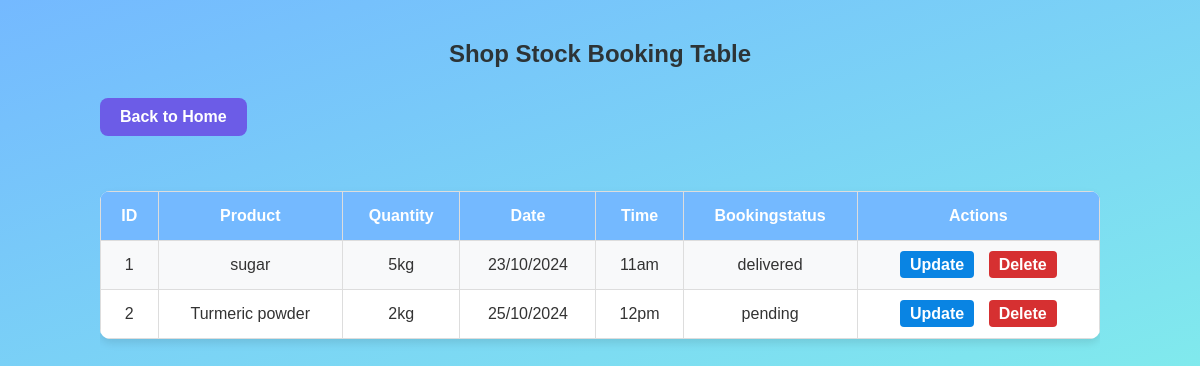
The app's page /app/shopstockbookingtable/ with its own data.
### app/models.py (models this page shows)
class Shopstockbooking(models.Model):
    product=models.CharField(max_length=255,null=True,blank=True)
    quantity=models.CharField(max_length=20,null=True,blank=True)
    date=models.CharField(max_length=255,null=True,blank=True)
    time=models.CharField(max_length=255,null=True,blank=True)
    bookingstatus=models.CharField(max_length=255,null=True,blank=True)

### app/views.py (the view)
# urls.py: path('shopstockbookingtable/',Shopstockbookingtable.as_view(),name="shopstockbookingtable"),
class Shopstockbookingtable(View):
    def get(self,request):
        xyz=Shopstockbooking.objects.all()
        return render(request,"shopstockbookingtable.html",{'x':xyz})

### templates/shopstockbookingtable.html (shortened to what this page needs)
<!DOCTYPE html>
<html lang="en">
<head>
</head>
<body>
    <h2>Shop Stock Booking Table</h2>
    <div class="btn-container">
        <a href="/app/shopdashboard/" class="dashboard-btn">Back to Home</a>
    </div>
    <div class="table-container">
        <table>
            <tr>
                <th>ID</th>
                <th>Product</th>
                <th>Quantity</th>
                <th>Date</th>
                <th>Time</th>
                <th>Bookingstatus</th>
                <th>Actions</th>
            </tr>
            {% for i in x %}
            <tr>
                <td>{{ forloop.counter }}</td>
                <td>{{ i.product }}</td>
                <td>{{ i.quantity }}</td>
                <td>{{ i.date }}</td>
                <td>{{ i.time }}</td>
                <td>{{ i.bookingstatus}}</td>
                <td class="actions">
                    <a href="/app/shopstockbookingedit/{{ i.id }}" class="edit-btn">Update</a>
                    <a href="/app/shopstockbookingdelete/{{ i.id }}" class="delete-btn">Delete</a>
                </td>
            </tr>
            {% endfor %}
        </table>
    </div>
</body>
</html>

### templates/shopstockbookingtable.html (style rules this page uses)
body { font-family: Arial, sans-serif; margin: 0; padding: 20px; background: linear-gradient(to bottom right, #74b9ff, #81ecec); color: #333; display: flex; flex-direction: column; align-items: center; }
h2 { margin-bottom: 20px; color: #2d3436; text-align: center; }
.actions a { text-decoration: none; font-weight: bold; padding: 5px 10px; border-radius: 4px; color: #fff; margin: 0 5px; }
.edit-btn { background-color: #0984e3; }
.delete-btn { background-color: #d63031; }
.table-container { overflow-x: auto; margin: 20px 0; width: 90%; max-width: 1000px; }
table { width: 100%; border-collapse: collapse; margin: 25px 0; font-size: 16px; background-color: #fff; border-radius: 10px; overflow: hidden; box-shadow: 0 4px 8px rgba(0, 0, 0, 0.1); }
th, td { padding: 15px; text-align: center; border: 1px solid #ddd; }
th { background-color: #74b9ff; color: #fff; }
tr:nth-child(even) { background-color: #f8f9fa; }
.btn-container { display: flex; justify-content: space-between; width: 90%; max-width: 1000px; margin: 10px 0; }
.btn-container a { text-decoration: none; padding: 10px 20px; border-radius: 8px; font-size: 16px; font-weight: bold; color: #fff; text-align: center; transition: background-color 0.3s; }
.btn-container .dashboard-btn { background-color: #6c5ce7; }

### records on screen
Shopstockbooking: product "sugar", quantity "5kg", date "23/10/2024", time "11am", bookingstatus "delivered"
Shopstockbooking: product "Turmeric powder", quantity "2kg", date "25/10/2024", time "12pm", bookingstatus "pending"
